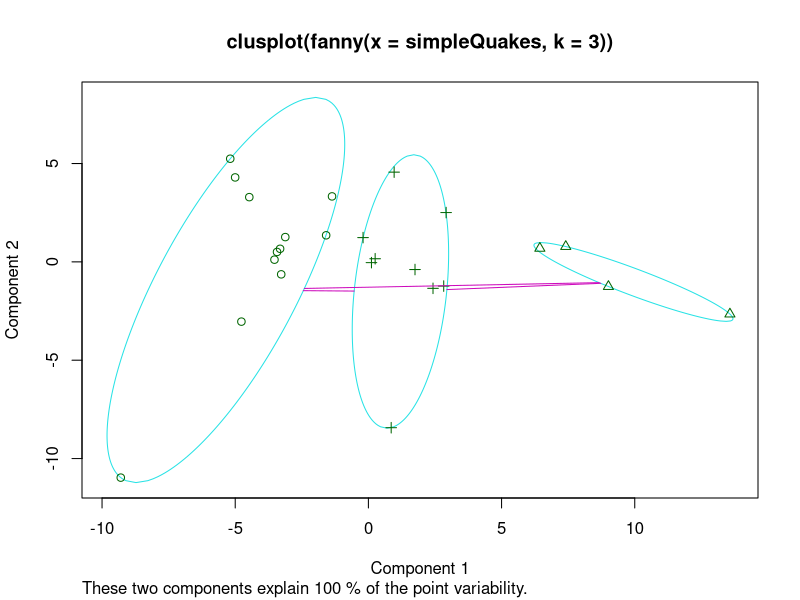
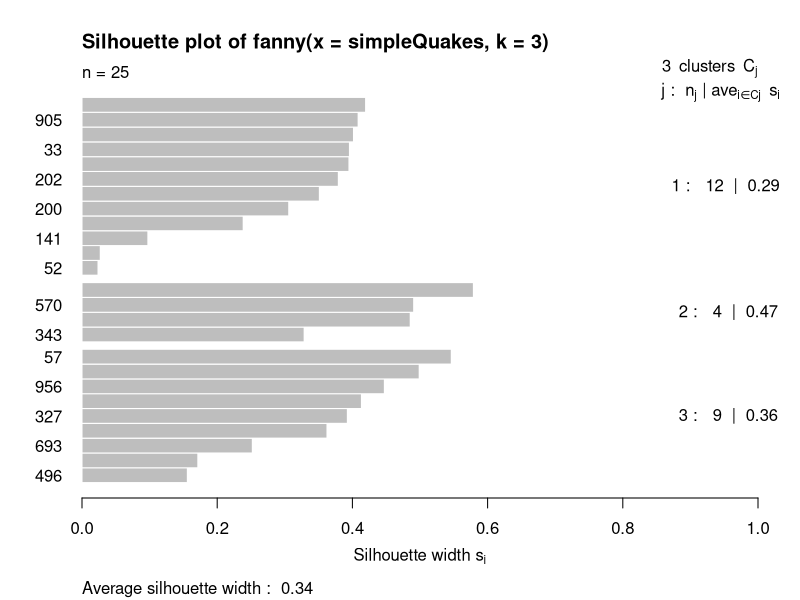

The R source for these figures, in order:
# clustering with fanny
# Fuzzy Analysis Clustering
# Partitioning method

library(cluster)

# downsample quakes for demonstration. from 500 to 25
simpleQuakes <- quakes[sample(nrow(quakes),25),c("long","lat")]

# create a fuzzy cluster with fanny
fuzCluster <- fanny(x = simpleQuakes, k = 3) 
fuzCluster

# this produces 4 parts: object, membership, fuzzyness, other components of object
fuzCluster$membership # percentage likelihood this point is part of this cluster. 
fuzCluster$coeff # A low value of Dunn's coefficient indicates a very fuzzy clustering, whereas a value close to 1 indicates a near-crisp clustering
fuzCluster$clustering # closest hard/crisp cluster

# also...
fuzCluster$k.crisp # crisp clusters. If less than original k, consider reducing memb.exp
fuzCluster$memb.exp # the membership exponent used in the fitting criterion
fuzCluster$objective

plot(fuzCluster, which.plots = 1) # clusplot
plot(fuzCluster, which.plots = 2) # silhouette

# understanding what these parts are
?fanny
?fanny.object # explains the returned values
